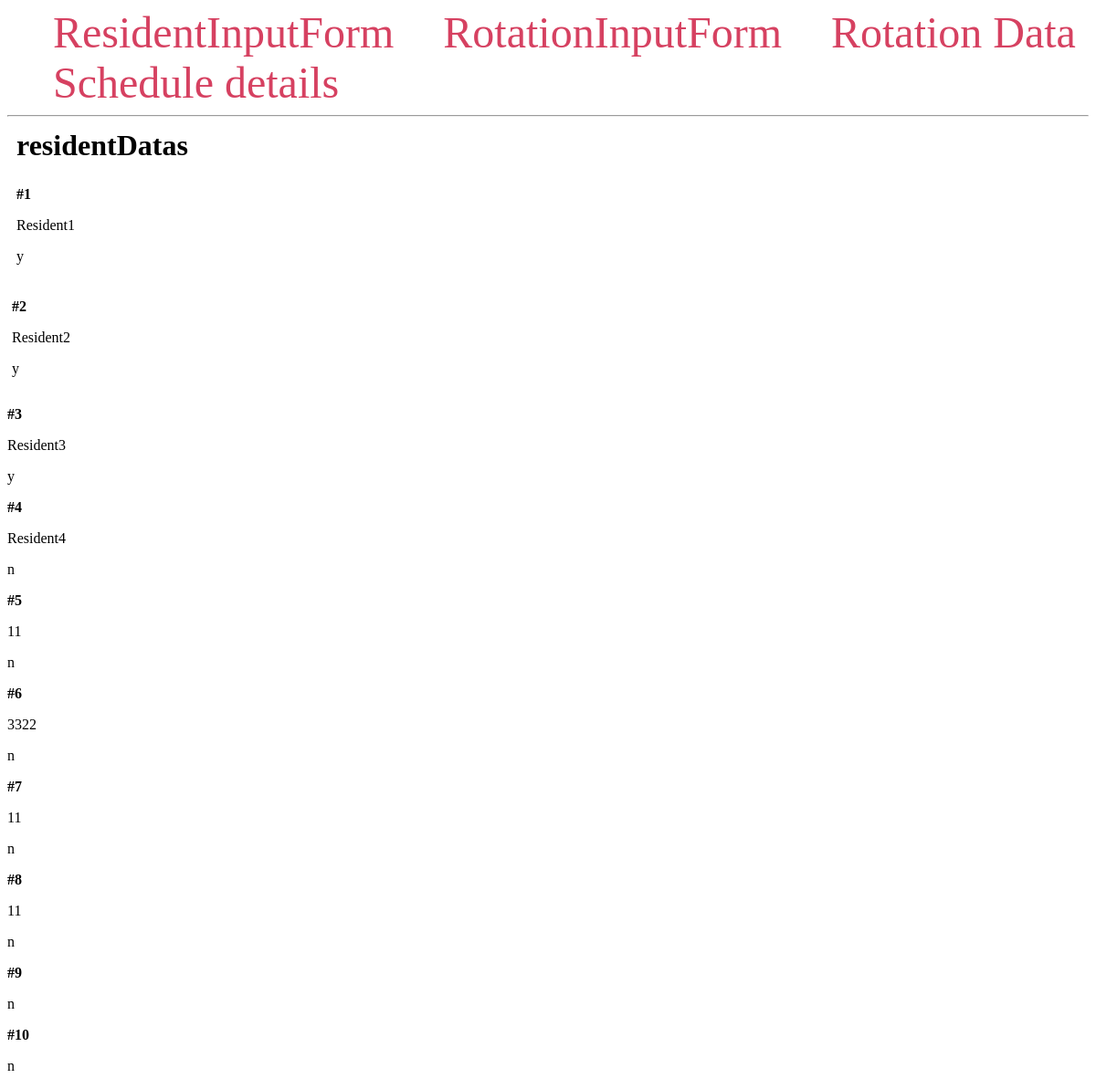
The page /myData2 on the database as committed earlier.
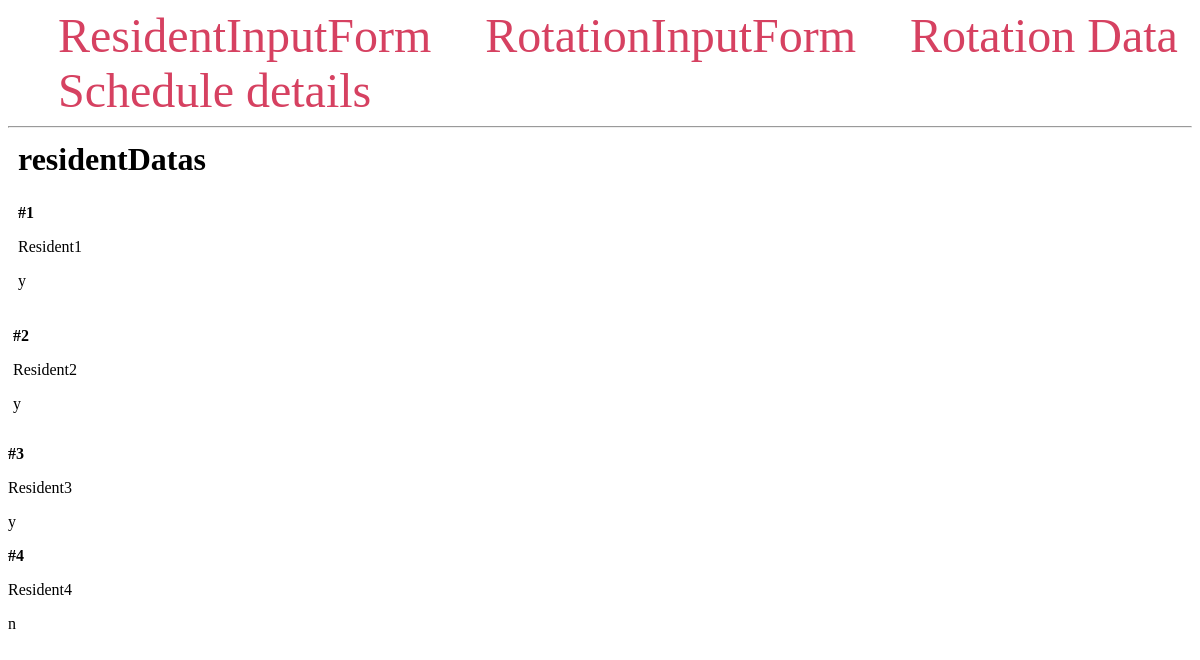
The same page on the database as committed later.
### main.py (models this page shows, shortened)
class Store_Resident_data(db.Model):
  __tablename__ = 'resident'
  residentId = db.Column('Resident_id', db.Integer, primary_key = True) # Primary Key
  name = db.Column('name', db.String(50))
  allYear = db.Column('allYear', db.CHAR)

### main.py (the view)
@app.route('/myData2', methods=['GET'])
def myData2():
  residentDatas = Store_Resident_data.query.all()
  return render_template('myData2.html', residentDatas=residentDatas)

### templates/myData2.html (shortened to what this page needs)
<!DOCTYPE html>
<html lang="en">
<head>
</head>
<body>
    <nav>
        <a href="{{ url_for('index') }}">ResidentInputForm</a>
        <a href="{{ url_for('index2') }}">RotationInputForm</a>
        <a href="{{ url_for('myData') }}">Rotation Data</a>
        <a href="{{ url_for('table') }}">Schedule details</a>
    </nav>
    <hr>
    <div class="content">
        <h1 class="title">{% block title %} residentDatas {% endblock %}</h1>
    <div class="content">
        {% for residentData in residentDatas %}
            <div class="residentDatas">
                <p><b>#{{ residentData.residentId }}</b></p>
                <p>{{ residentData.name }}</p>
                <p>{{ residentData.allYear }}</p>
                </div>
            </div>
        {% endfor %}
</body>
</html>

Rows that differ between the two databases and show on the page:
removed Store_Resident_data: residentId "5", name "11", allYear "n"
removed Store_Resident_data: residentId "6", name "3322", allYear "n"
removed Store_Resident_data: residentId "7", name "11", allYear "n"
removed Store_Resident_data: residentId "8", name "11", allYear "n"
removed Store_Resident_data: residentId "9", allYear "n"
removed Store_Resident_data: residentId "10", allYear "n"
